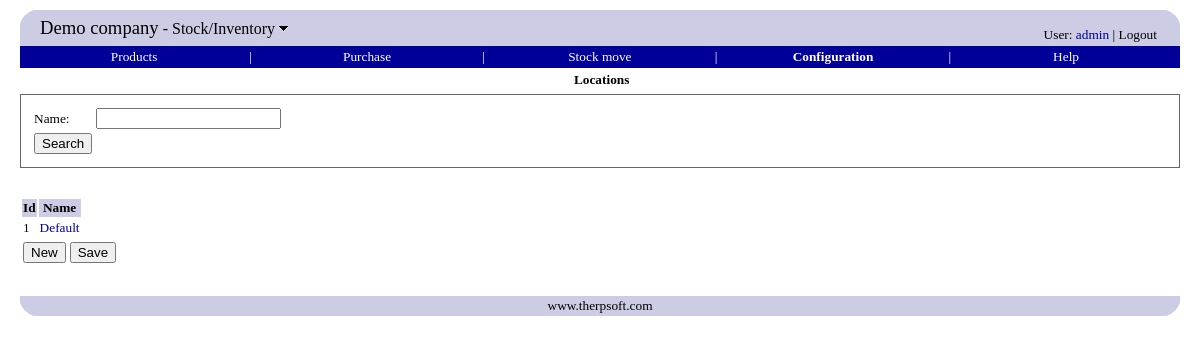
/erp/locations.php (signed in), run on the app's committed database.
### tables this page shows
CREATE TABLE `companyinfo` (
  `companyname` varchar(80) default NULL,
  `vatnumber` varchar(32) default NULL,
  `streetaddress` varchar(128) default NULL,
  `city` varchar(32) default NULL,
  `zipcode` varchar(20) default NULL,
  `email` varchar(80) default NULL
);

CREATE TABLE `location` (
  `locationid` int(10) unsigned NOT NULL auto_increment,
  `name` varchar(45) NOT NULL,
  `streetaddress` varchar(120) default NULL,
  `city` varchar(45) default NULL,
  `zipcode` varchar(12) default NULL,
  `email` varchar(80) default NULL,
  PRIMARY KEY  (`locationid`)
);

### include/database.inc.php (called while the page is built, shortened)
<?php
function query($sql)
{
	$q = mysql_query($sql);
	$err = mysql_error();
	return $q;
}
function fetch_array($query)
{
	return mysql_fetch_array($query);
}
function fetch_object($query)
{
	return mysql_fetch_object($query);
}
function findValue($sql, $default = null)
{
    $rs = query($sql);
    $row = fetch_array($rs);
    return $row[0];
}
?>

### erp/locations.php (the view, shortened to what this page needs)
<?php
	include('include.php');
    $name = getParam('name');
	$selectSQL = "
	select
	    locationid,
	    name
	from location
	where name like '$name%'";
?>
<head>
</head>
<body>
<?php menubar('configuration.php') ?>
<form action="locations.php" method="GET">
<div class="border">
<table>
<tr>
	<td><?php etr("Name") ?>:</td>
	<td><?php textbox('name', $name) ?></td>
<tr><td><?php searchButton() ?></td></tr>
</tr>
</table>
</div>
</form>
<form action="locations.php" method=POST>
<table>
<th><?php etr("Id") ?></th>
<th><?php etr("Name") ?></th>
<?php
    $rs = query($selectSQL);
    $class = "odd";
    while ($row = fetch_object($rs)) {
    	$href = "location.php?locationid=$row->locationid";
        echo "<tr class='$class'>";
        echo "<td>$row->locationid</td>";
        echo "<td><a href='$href'>$row->name</a></td>";
        echo "</tr>";
        $class = ($class == "odd" ? "even" : "odd");
    }
?>
</table>
<table>
<tr>
<td><?php newButton("location.php") ?></td>
<td><?php saveButton() ?></td>
</tr>
</table>
</form>
<?php bottom() ?>
</body>

### include/therp_include.php (shortened to what this page needs)
<?php
include('standard_include.php');
function top0($module = null)
{
	echo "<table cellpadding=0 cellspacing=0 width='100%' border=0>";
	echo "<tr>";
	echo "<td width=20><img src='../images/tl.png'></td>";
	echo "<td rowspan=2 bgColor='#CCCCE5'>";
	$title = tr("Switch module");
	$thERP = findValue("select companyname from companyinfo");
	echo "<span style='font-size: 14pt;'>";
	echo "<a class=logo href='../common/modules.php' title='$title'>$thERP</a></span>";
	if ($module != null) {
		echo "<span style='font-size: 12pt;'>&nbsp;-&nbsp;";
		$onMouseOver = "document.getElementById(\"down\").src=\"../images/down_hover.gif\"";
		$onMouseOut = "document.getElementById(\"down\").src=\"../images/down.gif\"";
		echo "<a class=logo href='../common/modules.php' title='$title' ";
		echo "onMouseOver='$onMouseOver' onMouseOut='$onMouseOut'>";
		echo tr($module);
		echo "&nbsp;<img id=down src='../images/down.gif' border=0 style='position: relative; top: -2'>";
		echo "</a>";
		echo "</span>";
	}
	echo "</td>";
	echo "<td align=right valign=bottom rowspan=2 bgColor='#CCCCE5' style='padding: 3'>";
	echo "<span class=username>";
	$href = '../payroll/selfservice_settings.php';
	echo tr("User") . ": <a href='$href'>" . getUser() . "</a> | <a href='../common/modules.php?logout=true' class=logo>";
	echo tr("Logout") . "</a>";
	echo "</span>\n";
	echo "</td>";
	echo "<td width=20><img src='../images/tr.png'></td>";
	echo "</tr>";
	echo "<tr bgColor='#CCCCE5'>";
	echo "<td>&nbsp;</td>";
	echo "<td>&nbsp;</td>";
	echo "</tr>";
	echo "</table>\n";
}
function bottom()
{
	echo "<br>";
	echo "<table cellpadding=0 cellspacing=0 width='100%' border=0>";
	echo "<tr>";
	echo "<td width=20><img src='../images/bl.png'></td>";
	echo "<td bgColor='#CCCCE5' align=center><a href='http://www.therpsoft.com' class=logo>www.therpsoft.com</a></td>";
	echo "<td width=20><img src='../images/br.png'></td>";
	echo "</tr>";
	echo "</table>";
}
function menu($href, $text, $width, $hasNext, $currentHref)
{
	$current = $href == $currentHref;
	$class = $current ? 'menubar_current' : 'menubar';
	echo "<td width='$width%' align='center'><a class=$class href='$href'>" . tr($text) . "</a></td>\n";
	if ($hasNext)
		echo "<td>|</td>";
}
?>

### include/therp.css (style rules this page uses)
BODY { margin-left: 20; margin-right: 20; margin-top: 10; margin-bottom: 40; font-family: verdana; font-size: 10pt; }
TH { font-family: verdana; font-size: 10pt; background-color: #CCCCE5; font-weight: bold; }
TD { font-family: verdana; font-size: 10pt; }
A { text-decoration: none; color: #000099; }
.menubar { background-color: #000099; color: white; text-decoration: none; font-weight: normal; }
.menubar_current { color: white; text-decoration: none; font-weight: bold; }
A.logo { text-decoration: none; color: black; }
.border { border: 1px solid #666; padding: 10; }
.username { font-size: 10pt; }

### data on the page
companyinfo: companyname "Demo company"
location: locationid "1", name "Default"

### other printed values
tr($module) "Stock/Inventory"
tr("User") "User"
getUser() "admin"
tr("Logout") "Logout"
tr($text) "Products Purchase Stock move Configuration Help"
$title "Locations"
tr($text) "Name Id Name"
